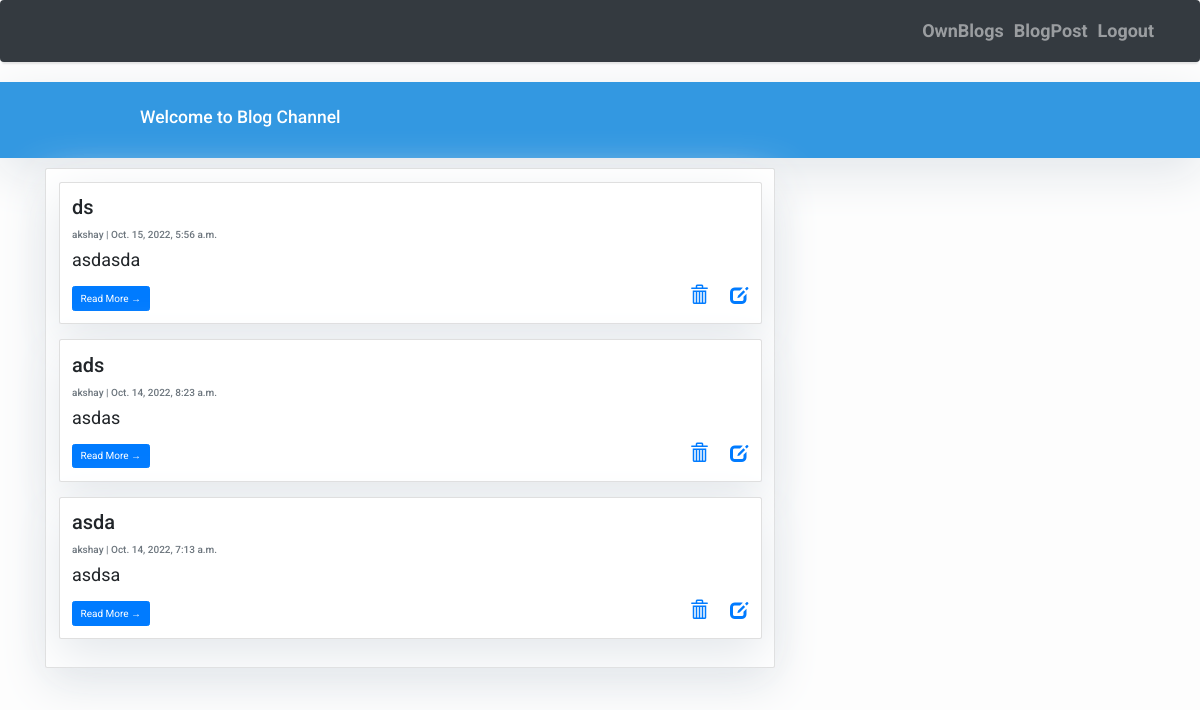
The page /blog/ on the database as committed earlier.
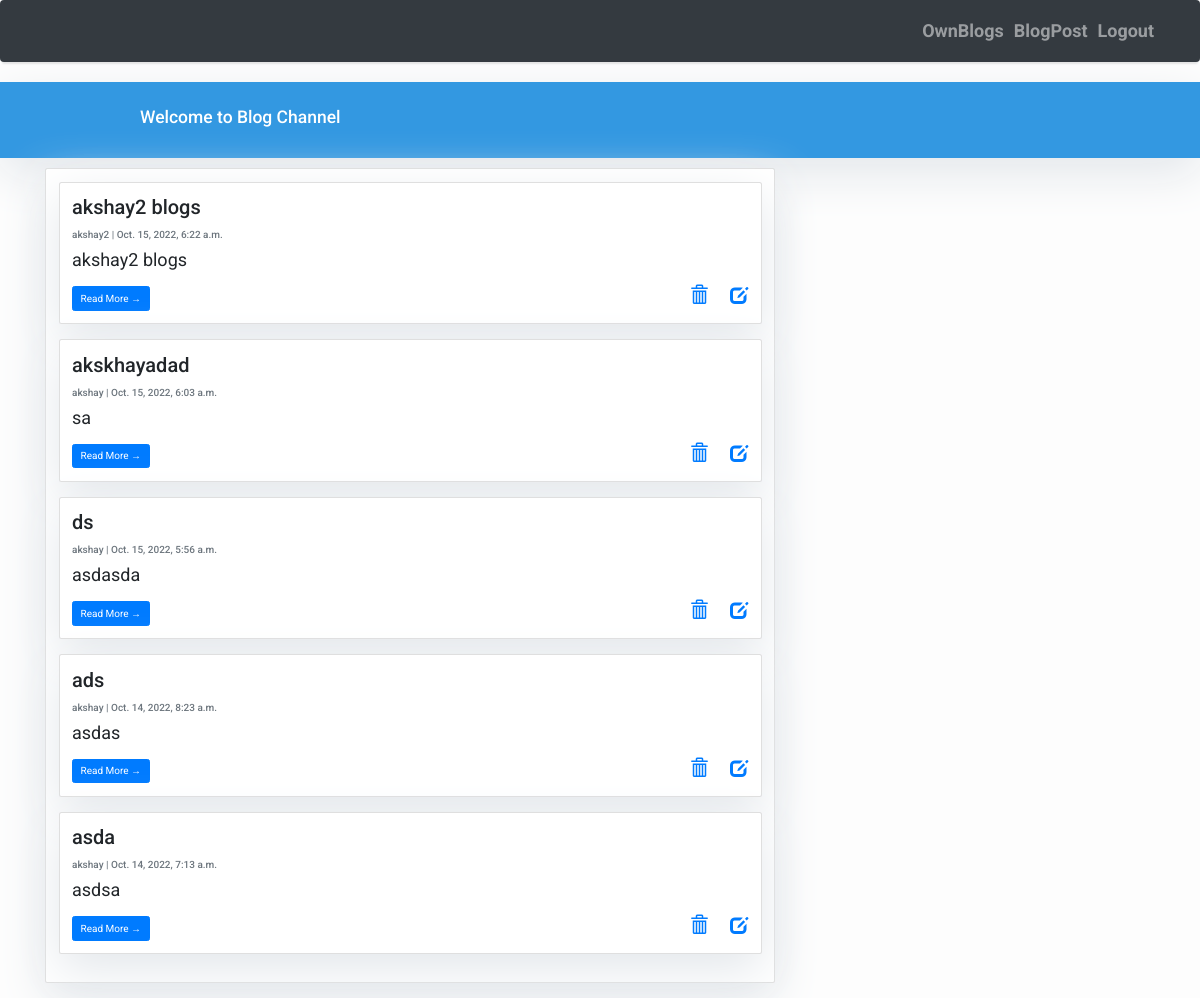
The same page on the database as committed later.
### blogs/models.py (models this page shows, shortened)
class Post(models.Model):
    title = models.CharField(max_length=200, unique=True)
    author = models.ForeignKey(User, on_delete= models.CASCADE,related_name='blog_posts', null=True)
    updated_on = models.DateTimeField(auto_now= True)
    content = models.TextField()
    created_on = models.DateTimeField(auto_now_add=True)
    status = models.IntegerField(choices=STATUS, default=1)
    class Meta:
        ordering = ['-created_on']

### blogs/views.py (the view)
# urls.py: path('', views.PostList.as_view(),name='blog_list'),
class PostList(View):
    def get(self, request):
        obj = Post.objects.filter(status=1).order_by('-created_on')
        keys = {"post_list": obj}
        return render(request, "post_list.html", keys)

### blogs/templates/post_list.html (shortened to what this page needs)
{% extends "home.html" %}
{% block content %}
<div class="container">
    <div class="row">
        <div class="col-md-8 mt-3 left">
            <div class="card mb-4">
                <div class="card-body">
                {% for post in post_list %}
                <div class="card mb-4">
                    <div class="card-body">
                        <h2 class="card-title">{{ post.title }}</h2>
                        <p class="card-text text-muted h6">{{ post.author }} | {{ post.created_on}} </p>
                        <p class="card-text">{{post.content|slice:":200" }}</p>
                        <a href="{% url 'blog:post_detail' post.id  %}" class="btn btn-primary">Read More &rarr;</a>
                        <div class="right">
                        <a href="{% url 'blog:post_delete' post.id  %}">
                            <span class="glyphicon glyphicon-trash" ></span>
                          </a>&nbsp;&nbsp;&nbsp;
                        <a href="{% url 'blog:post_update' post.id  %}">
                        <span class="glyphicon glyphicon-edit"></span>
                        </a>
                        </div>
                    </div>
                </div>
                {% endfor %}
                </div>
            </div>
        </div>
    </div>
</div>
{%endblock%}

Rows that differ between the two databases and show on the page:
added Post: title "akshay2 blogs", author "akshay2", created_on "Oct. 15, 2022, 6:22 a.m.", content "akshay2 blogs"
added Post: title "akskhayadad", author "akshay", created_on "Oct. 15, 2022, 6:03 a.m.", content "sa"
